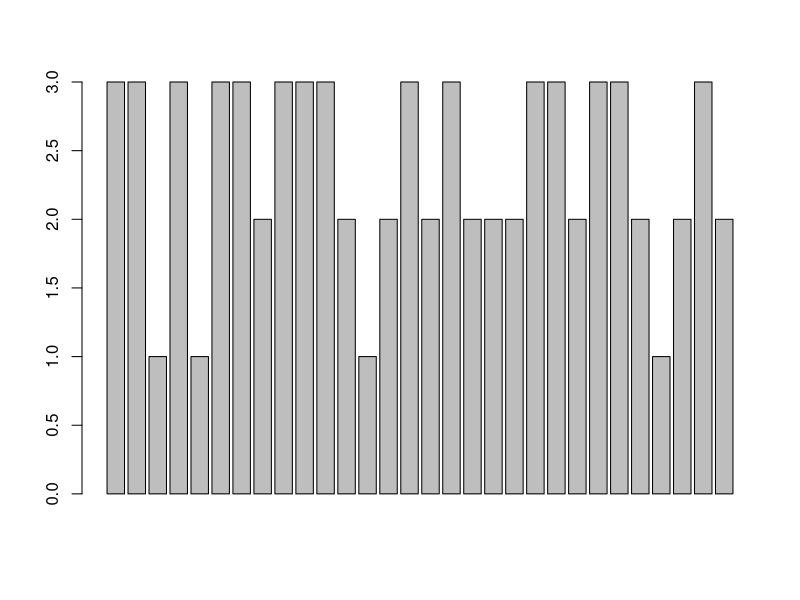
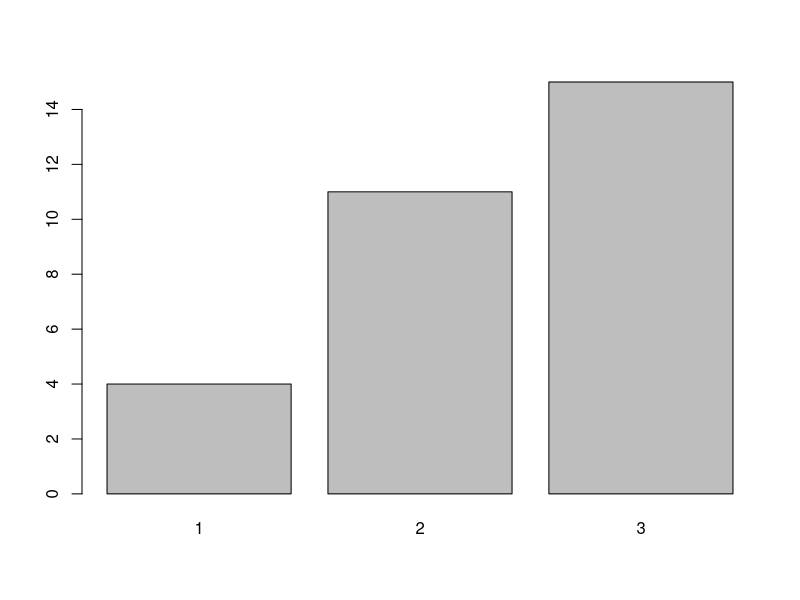

Write R code to recreate these figures, in order.
# Bar Chart

# A bar chart draws a bar with a a height proportional to the count 
# in the table.

# Suppose, a group of 30 people are surveyed as to their opinion on
# Pakistan cricket team's performance in cricket world cup 2023. 

# The categories were (1) Good, (2) Average, (3) Poor

wc <- c(3, 3, 1, 3, 1, 3, 3, 2, 3, 3, 3, 2, 1, 2, 3, 2, 3, 2, 2, 
 2, 3, 3, 2, 3, 3, 2, 1, 2, 3, 2)

length(wc)

table(wc)

barplot(wc)

barplot(table(wc))
